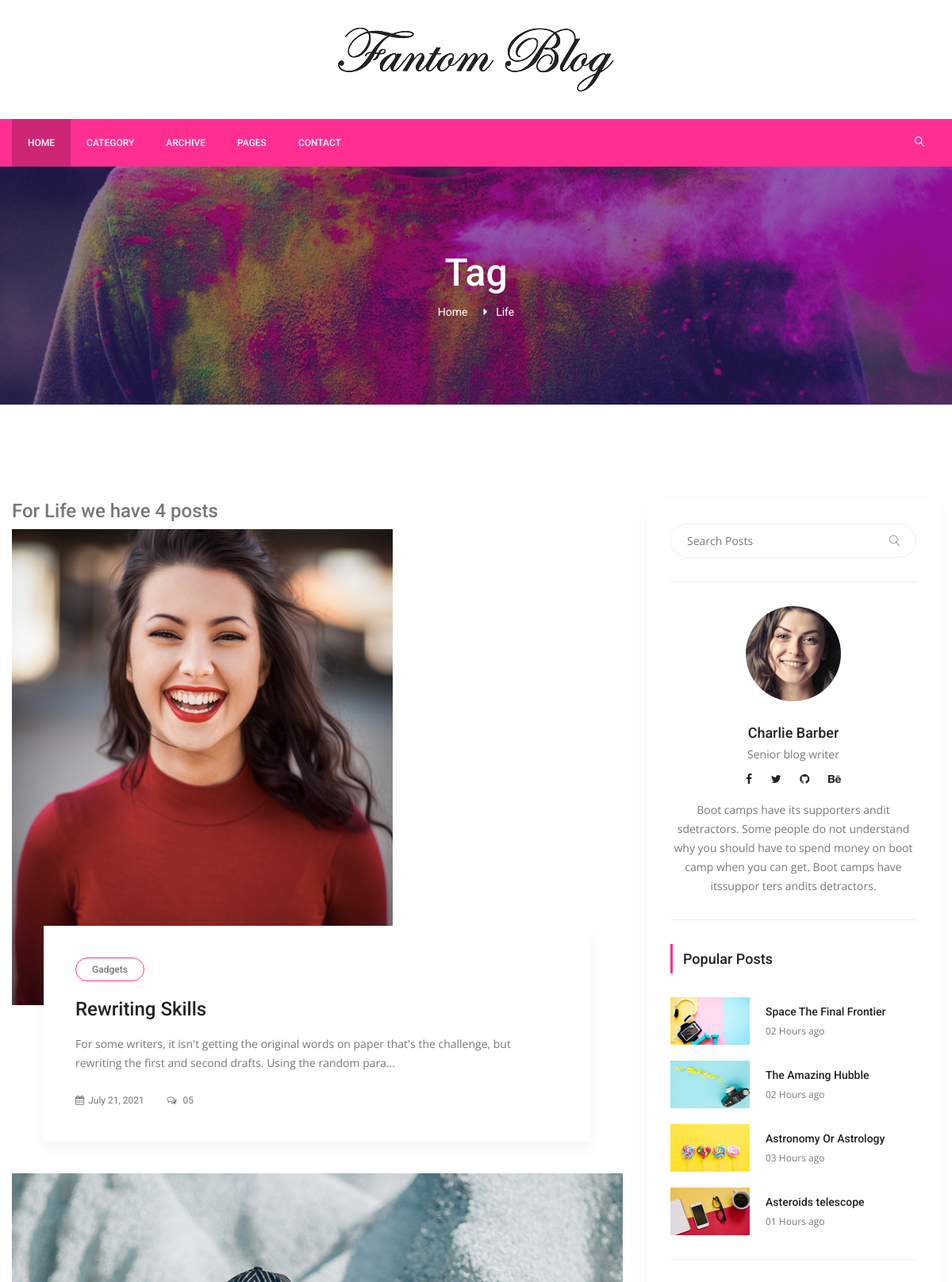
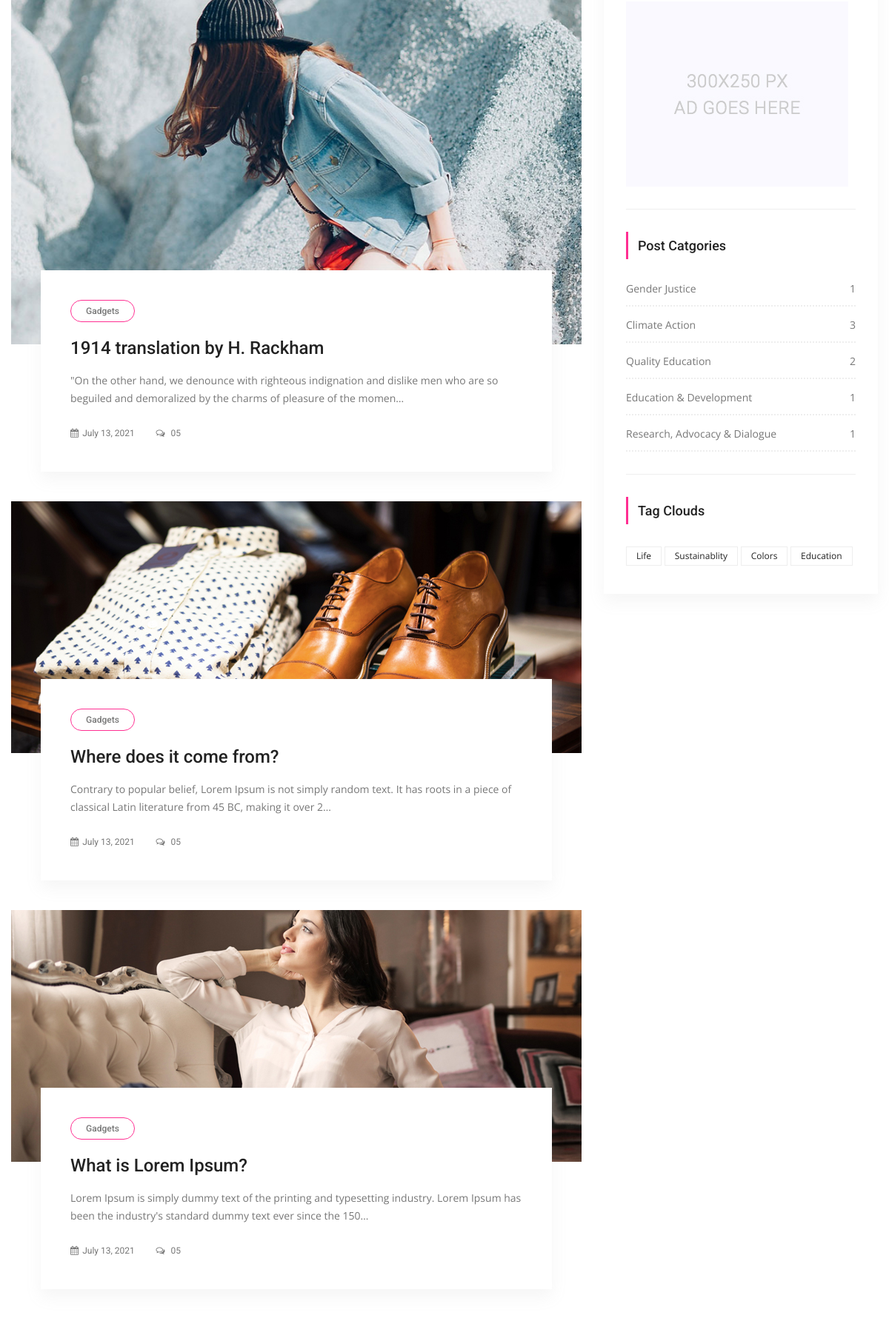
Screenshot of /tag_detail/life (upper part) with the database file from the repository (2 pictures, top to bottom).
### posts/models.py (models this page shows, shortened)
class Tag(models.Model):
    title = models.CharField(max_length=100)
    slug = models.SlugField(editable=False)
    def __str__(self):
        return self.title
    def post_count(self):
        return self.post.all().count()

class Post(models.Model):
    title = models.CharField(max_length=100)
    content = models.CharField(max_length=500)
    publishing_date = models.DateField(auto_now_add=True)
    image = models.ImageField(blank=True, null=True, upload_to='uploads/')
    user = models.ForeignKey(settings.AUTH_USER_MODEL, on_delete=models.CASCADE)
    slug = models.SlugField(default="slug", editable=False)
    category = models.ForeignKey(Category, on_delete=models.CASCADE, default=2, related_name="post")
    tag = models.ManyToManyField(Tag, related_name='post', blank=True)
    slider_post = models.BooleanField(default=False)

class Category(models.Model):
    title = models.CharField(max_length=150)
    slug = models.SlugField(default="slug", editable=False)
    def post_count(self):
        return self.post.all().count()

### posts/views.py (the view)
# urls.py: path('tag_detail/<slug:slug>', TagDetail.as_view(), name='tag_detail'),
class TagDetail(ListView):
    model = Post
    template_name = "tags/tag_detail.html"
    context_object_name = "posts"
    def get_queryset(self):
        self.tag = get_object_or_404(Tag, slug=self.kwargs['slug'])
        return Post.objects.filter(tag=self.tag).order_by('-id')
    def get_context_data(self, *, object_list=None, **kwargs):
        context = super(TagDetail, self).get_context_data(**kwargs)
        self.tag = get_object_or_404(Tag, slug=self.kwargs['slug'])
        context['tag'] = self.tag
        return context

### posts/templatetags/custom_tags.py (called while the page is built)
@register.simple_tag(name="categories")
def all_categories():
    return Category.objects.all()

@register.simple_tag(name="tags")
def all_tags():
    return Tag.objects.all()

### templates/tags/tag_detail.html (shortened to what this page needs)
{% extends 'base.html'%}
{%load static%}
{% block content %}
        <section class="banner_area">
            <div class="banner_inner d-flex align-items-center">
            	<div class="overlay bg-parallax" data-stellar-ratio="0.9" data-stellar-vertical-offset="0" data-background=""></div>
				<div class="container">
					<div class="banner_content text-center">
						<h2>Tag</h2>
						<div class="page_link">
							<a href="{%url 'index' %}">Home</a>
							<a href="#">{{tag}}</a>
						</div>
					</div>
				</div>
            </div>
        </section>
        <section class="blog_area p_120">
            <div class="container">
                <div class="row">
                    <div class="col-lg-8">
						<h3>For {{tag.title}} we have {{tag.post_count}} posts</h3>
                        <div class="blog_left_sidebar">
							{%for post in posts%}
                            <article class="blog_style1">
                            	<div class="blog_img">
                            		<img class="img-fluid" src="{{post.image.url}}" alt="">
                            	</div>
                            	<div class="blog_text">
									<div class="blog_text_inner">
										<a class="cat" href="#">Gadgets</a>
										<a href="{% url 'detail' pk=post.id slug=post.slug %}"><h4>{{post.title}}</h4></a>
										<p>{{post.content | truncatechars:150}}</p>
										<div class="date">
											<a href="#"><i class="fa fa-calendar" aria-hidden="true"></i>{{post.publishing_date}}</a>
											<a href="#"><i class="fa fa-comments-o" aria-hidden="true"></i> 05</a>
										</div>
									</div>
                            	</div>
                            </article>
							{%endfor%}
                        </div>
                    </div>
                   {%include 'right_side.html'%}
                </div>
            </div>
        </section>
        {%endblock%}

### templates/right_side.html
{%load static%}
{%load custom_tags%}
<div class="col-lg-4">
                        <div class="blog_right_sidebar">
                            <aside class="single_sidebar_widget search_widget">
                                <div class="input-group">
                                    <input type="text" class="form-control" placeholder="Search Posts">
                                    <span class="input-group-btn">
                                        <button class="btn btn-default" type="button"><i class="lnr lnr-magnifier"></i></button>
                                    </span>
                                </div>
                                <div class="br"></div>
                            </aside>
                            <aside class="single_sidebar_widget author_widget">
                                <img class="author_img rounded-circle" src="{% static "img/blog/author.png" %}" alt="">
                                <h4>Charlie Barber</h4>
                                <p>Senior blog writer</p>
                                <div class="social_icon">
                                    <a href="#"><i class="fa fa-facebook"></i></a>
                                    <a href="#"><i class="fa fa-twitter"></i></a>
                                    <a href="#"><i class="fa fa-github"></i></a>
                                    <a href="#"><i class="fa fa-behance"></i></a>
                                </div>
                                <p>Boot camps have its supporters andit sdetractors. Some people do not understand why you should have to spend money on boot camp when you can get. Boot camps have itssuppor ters andits detractors.</p>
                                <div class="br"></div>
                            </aside>
                            <aside class="single_sidebar_widget popular_post_widget">
                                <h3 class="widget_title">Popular Posts</h3>
                                <div class="media post_item">
                                    <img src="{% static "img/blog/popular-post/post1.jpg" %}" alt="post">
                                    <div class="media-body">
                                        <a href="blog-details.html"><h3>Space The Final Frontier</h3></a>
                                        <p>02 Hours ago</p>
                                    </div>
                                </div>
                                <div class="media post_item">
                                    <img src="{% static "img/blog/popular-post/post2.jpg" %}" alt="post">
                                    <div class="media-body">
                                        <a href="blog-details.html"><h3>The Amazing Hubble</h3></a>
                                        <p>02 Hours ago</p>
                                    </div>
                                </div>
                                <div class="media post_item">
                                    <img src="{% static "img/blog/popular-post/post3.jpg" %}" alt="post">
                                    <div class="media-body">
                                        <a href="blog-details.html"><h3>Astronomy Or Astrology</h3></a>
                                        <p>03 Hours ago</p>
                                    </div>
                                </div>
                                <div class="media post_item">
                                    <img src="{% static "img/blog/popular-post/post4.jpg" %}" alt="post">
                                    <div class="media-body">
                                        <a href="blog-details.html"><h3>Asteroids telescope</h3></a>
                                        <p>01 Hours ago</p>
                                    </div>
                                </div>
                                <div class="br"></div>
                            </aside>
                            <aside class="single_sidebar_widget">
                                <a href="#"><img class="img-fluid" src="{% static "img/blog/add.jpg" %}" alt=""></a>
                                <div class="br"></div>
                            </aside>
                            <aside class="single_sidebar_widget post_category_widget">
                                <h4 class="widget_title">Post Catgories</h4>
                                <ul class="list cat-list">
                                    {%categories as categories%}
                                    {%for category in categories%}
                                    <li>
                                        <a href="{%url 'category_detail' pk=category.pk slug=category.slug %}" class="d-flex justify-content-between">
                                            <p>{{category.title}}</p>
                                            <p>{{category.post_count}}</p>
                                        </a>
                                    </li>
                                    {%endfor%}
                                </ul>
                                <div class="br"></div>
                            </aside>
                            <aside class="single-sidebar-widget tag_cloud_widget">
                                <h4 class="widget_title">Tag Clouds</h4>
                                <ul class="list">
                                    {% tags as ankits%}
                                    {%for ankit in ankits%}
                                    <li><a href="{%url 'tag_detail' slug=ankit.slug%}">{{ankit}}</a></li>
                                    {%endfor%}
                                </ul>
                            </aside>
                        </div>
                    </div>

### rows the page displays
Tag: title "Life", post_count "4"
Post: image (picture), title "Rewriting Skills", content "For some writers, it isn't getting the original words on paper that's the challenge, but rewriting the first and second drafts. Using the random para…", publishing_date "July 21, 2021"
Post: image (picture), title "1914 translation by H. Rackham", content "\"On the other hand, we denounce with righteous indignation and dislike men who are so beguiled and demoralized by the charms of pleasure of the momen…", publishing_date "July 13, 2021"
Post: image (picture), title "Where does it come from?", content "Contrary to popular belief, Lorem Ipsum is not simply random text. It has roots in a piece of classical Latin literature from 45 BC, making it over 2…", publishing_date "July 13, 2021"
Post: image (picture), title "What is Lorem Ipsum?", content "Lorem Ipsum is simply dummy text of the printing and typesetting industry. Lorem Ipsum has been the industry's standard dummy text ever since the 150…", publishing_date "July 13, 2021"
Category: title "Gender Justice", post_count "1"
Category: title "Climate Action", post_count "3"
Category: title "Quality Education", post_count "2"
Category: title "Education & Development", post_count "1"
Category: title "Research, Advocacy & Dialogue", post_count "1"
Tag: title "Sustainablity"
Tag: title "Colors"
Tag: title "Education"
